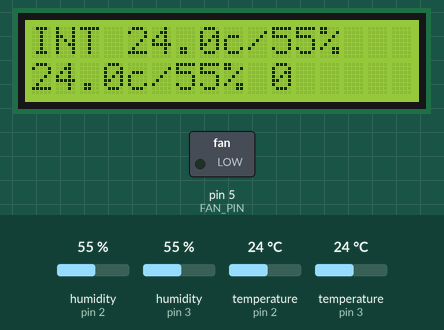
Simulated run of this sketch. Board: Arduino Uno, built with avr-gcc and run on an emulated ATmega328P. Parts: 16×2 character LCD, switched loads named in the sketch (green lamp = pin HIGH). The test bench sets the inputs (shaded band); at power-on: temperature (sensors on pin 2, pin 3) 24 °C, humidity (sensors on pin 3, pin 2) 55 %.

Above: at 9.9 s.
10.0 s: temperature (sensor on pin 2) set to 25 °C
At 19.1 s:
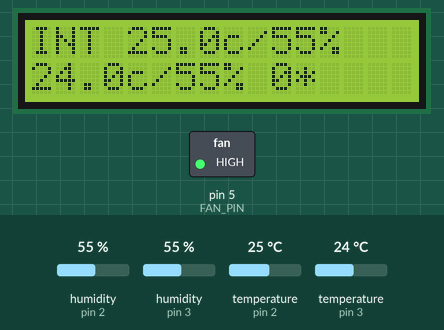
19.7 s: humidity (sensor on pin 3) set to 22 %
At 28.3 s:
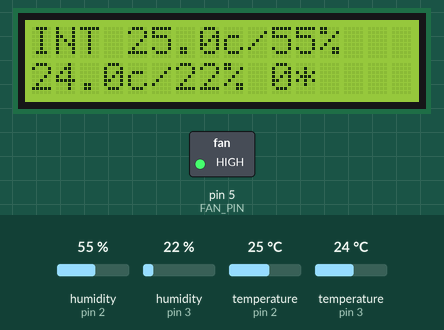
28.8 s: humidity (sensor on pin 2) set to 22 %
At 37.5 s:
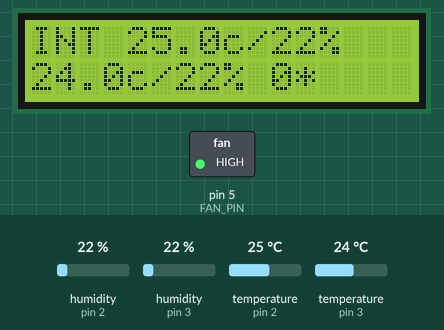
37.9 s: temperature (sensor on pin 3) set to 12 °C
At 46.6 s:
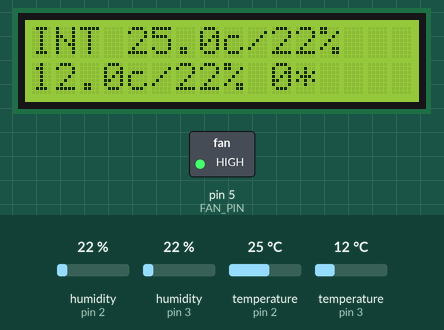
47.0 s: humidity (sensor on pin 2) set to 40 %
At 55.7 s:
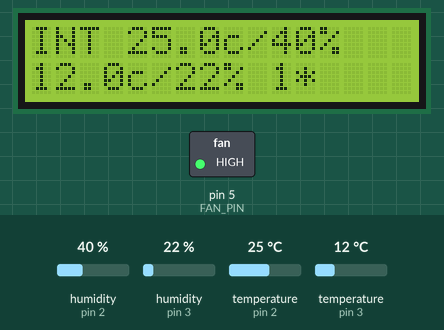
56.1 s: humidity (sensor on pin 3) set to 40 %
At 64.9 s:
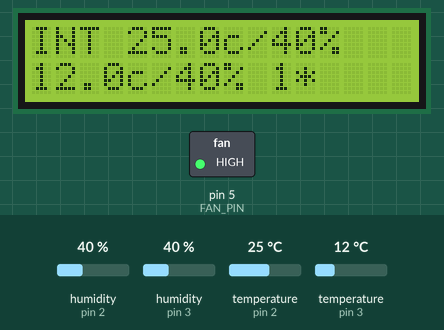
Timing chart, 0 to 66.4 s (numbered marks = the images above; inputs shaded):
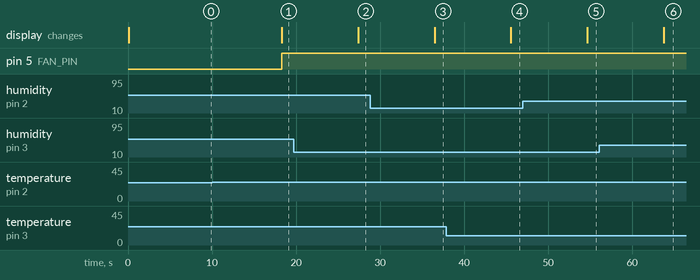

The sketch:

Chambre_Froide.ino
```cpp
#include <DHT.h>
#include <LiquidCrystal.h>

#define DHT11_INT_PIN 2
#define DHT11_EXT_PIN 3
#define DHTTYPE_INT DHT11
#define DHTTYPE_EXT DHT22
#define FAN_PIN 5
#define ECART_TEMP 2

DHT dhtext(DHT11_EXT_PIN, DHTTYPE_EXT);
DHT dhtint(DHT11_INT_PIN, DHTTYPE_INT);

int statutFan = 0;
float minutesEtat = 0;
float TEMPERATURE_FAN_INACTIVE = 8.0;
float TEMPERATURE_FAN_ACTIVE = 10.0;
float LECTURE_INTERVAL_MINUTE = 0.1666;

// 7 - 11
// 8 - 13
// 9 - 18
// 10 - 19
// 11 - 20
// 12 - 21
LiquidCrystal lcd(7, 8, 9, 10, 11, 12);

void setup() {
  Serial.begin(9600);
  pinMode(FAN_PIN, OUTPUT);
}

void loop() {
  int pause = LECTURE_INTERVAL_MINUTE * 60;
  pause = pause * 1000;

  int humidite_int = dhtint.readHumidity();
  float temperature_int = dhtint.readTemperature();
  int humidite_ext = dhtext.readHumidity();
  float temperature_ext = dhtext.readTemperature();

  lcd.begin(16, 2);
  if(humidite_int == 0 && temperature_int == 0) {
   ecrire_lcd_erreur("INT");
   pinMode(DHT11_INT_PIN,INPUT);
  } else {
    ecrire_lcd("INT ", temperature_int, humidite_int);
  }
  lcd.setCursor(0, 1);
  ecrire_lcd("", temperature_ext, humidite_ext);

  // On arrete si la temperature interne est inferieure au minimum
  // ou que la temperature externe depasse la temperature interne
  if(temperature_int <= TEMPERATURE_FAN_INACTIVE || temperature_ext >= temperature_int) {
    if(statutFan == 1 ) {
       statutFan = 0;
       minutesEtat = 0;
       digitalWrite(FAN_PIN, LOW);
    } else {
       minutesEtat = minutesEtat + LECTURE_INTERVAL_MINUTE;
    }
  } else {
    // On demarre si la temperature interne est supperieure a la limite supperieure
    // et que la temperature interne est supperieure a la temperature exterieure
    if(temperature_int >= TEMPERATURE_FAN_ACTIVE &&
       temperature_ext < temperature_int) {
      if(statutFan == 0) {
         statutFan = 1;
         minutesEtat = 0;
        digitalWrite(FAN_PIN, HIGH);
      } else {
        // deja actif
        minutesEtat = minutesEtat + LECTURE_INTERVAL_MINUTE;
      }
    }
  }

  lcd.print(" ");
  lcd.print(minutesEtat, 0);
  if(statutFan == 1) {
    lcd.print("*");
  }

  delay(pause);
}

void ecrire_lcd(String sensor, float temperature, int humidite) {
  lcd.print(sensor);
  lcd.print(temperature,1);
  lcd.print("c/");
  lcd.print(humidite);
  lcd.print("%");
}

void ecrire_lcd_erreur(String sensor) {
  lcd.print(sensor);
  lcd.print(" ERREUR");
}
```

Measured:
- the behaviour switches between 24.4 and 24.5 °C on temperature (sensor on pin 2) (found by bisection; images 0 and 1)
- after the input at 10.0 s, pin 5 (FAN_PIN): LOW → HIGH after 8.3 s; the display: changes after 8.3 s (image 1)
- after the input at 19.7 s, the display: changes after 7.7 s (image 2)
- after the input at 28.8 s, the display: changes after 7.7 s (image 3)
- after the input at 37.9 s, the display: changes after 7.7 s (image 4)
- after the input at 47.0 s, the display: changes after 7.7 s (image 5)
- after the input at 56.1 s, the display: changes after 7.7 s (image 6)
